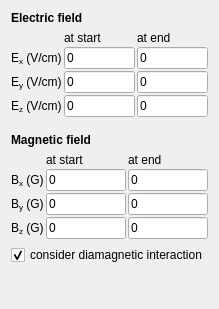
           <widget class="QWidget" name="page">
            <property name="enabled">
             <bool>true</bool>
            </property>
            <property name="geometry">
             <rect>
              <x>0</x>
              <y>0</y>
              <width>200</width>
              <height>309</height>
             </rect>
            </property>
            <attribute name="label">
             <string>Fields</string>
            </attribute>
            <layout class="QVBoxLayout" name="verticalLayout_3">
             <item>
              <widget class="QLabel" name="label_66">
               <property name="font">
                <font>
                 <weight>75</weight>
                 <bold>true</bold>
                </font>
               </property>
               <property name="text">
                <string>Electric field</string>
               </property>
               <property name="textFormat">
                <enum>Qt::AutoText</enum>
               </property>
               <property name="alignment">
                <set>Qt::AlignBottom|Qt::AlignLeading|Qt::AlignLeft</set>
               </property>
               <property name="wordWrap">
                <bool>true</bool>
               </property>
              </widget>
             </item>
             <item>
              <layout class="QGridLayout" name="gridLayout">
               <property name="spacing">
                <number>2</number>
               </property>
               <item row="0" column="1">
                <widget class="QLabel" name="label_46">
                 <property name="text">
                  <string>at start</string>
                 </property>
                </widget>
               </item>
               <item row="3" column="1">
                <widget class="QLineEdit" name="lineedit_system_minEz">
                 <property name="text">
                  <string>0</string>
                 </property>
                </widget>
               </item>
               <item row="1" column="2">
                <widget class="QLineEdit" name="lineedit_system_maxEx">
                 <property name="text">
                  <string>0</string>
                 </property>
                </widget>
               </item>
               <item row="1" column="0">
                <widget class="QLabel" name="label_43">
                 <property name="text">
                  <string>E&lt;sub&gt;x&lt;/sub&gt; (V/cm)</string>
                 </property>
                </widget>
               </item>
               <item row="0" column="2">
                <widget class="QLabel" name="label_47">
                 <property name="text">
                  <string>at end</string>
                 </property>
                </widget>
               </item>
               <item row="3" column="0">
                <widget class="QLabel" name="label_51">
                 <property name="text">
                  <string>E&lt;sub&gt;z&lt;/sub&gt; (V/cm)</string>
                 </property>
                </widget>
               </item>
               <item row="3" column="2">
                <widget class="QLineEdit" name="lineedit_system_maxEz">
                 <property name="text">
                  <string>0</string>
                 </property>
                </widget>
               </item>
               <item row="1" column="1">
                <widget class="QLineEdit" name="lineedit_system_minEx">
                 <property name="text">
                  <string>0</string>
                 </property>
                </widget>
               </item>
               <item row="2" column="1">
                <widget class="QLineEdit" name="lineedit_system_minEy">
                 <property name="text">
                  <string>0</string>
                 </property>
                </widget>
               </item>
               <item row="2" column="2">
                <widget class="QLineEdit" name="lineedit_system_maxEy">
                 <property name="text">
                  <string>0</string>
                 </property>
                </widget>
               </item>
               <item row="2" column="0">
                <widget class="QLabel" name="label_52">
                 <property name="text">
                  <string>E&lt;sub&gt;y&lt;/sub&gt; (V/cm)</string>
                 </property>
                </widget>
               </item>
              </layout>
             </item>
             <item>
              <spacer name="verticalSpacer_6">
               <property name="orientation">
                <enum>Qt::Vertical</enum>
               </property>
               <property name="sizeType">
                <enum>QSizePolicy::Fixed</enum>
               </property>
               <property name="sizeHint" stdset="0">
                <size>
                 <width>20</width>
                 <height>10</height>
                </size>
               </property>
              </spacer>
             </item>
             <item>
              <widget class="QLabel" name="label_71">
               <property name="font">
                <font>
                 <weight>75</weight>
                 <bold>true</bold>
                </font>
               </property>
               <property name="text">
                <string>Magnetic field</string>
               </property>
               <property name="textFormat">
                <enum>Qt::AutoText</enum>
               </property>
               <property name="alignment">
                <set>Qt::AlignBottom|Qt::AlignLeading|Qt::AlignLeft</set>
               </property>
               <property name="wordWrap">
                <bool>true</bool>
               </property>
              </widget>
             </item>
             <item>
              <layout class="QGridLayout" name="gridLayout_2">
               <property name="spacing">
                <number>2</number>
               </property>
               <item row="0" column="1">
                <widget class="QLabel" name="label_48">
                 <property name="text">
                  <string>at start</string>
                 </property>
                </widget>
               </item>
               <item row="3" column="1">
                <widget class="QLineEdit" name="lineedit_system_minBz">
                 <property name="text">
                  <string>0</string>
                 </property>
                </widget>
               </item>
               <item row="1" column="2">
                <widget class="QLineEdit" name="lineedit_system_maxBx">
                 <property name="text">
                  <string>0</string>
                 </property>
                </widget>
               </item>
               <item row="1" column="0">
                <widget class="QLabel" name="label_44">
                 <property name="text">
                  <string>B&lt;sub&gt;x&lt;/sub&gt; (G)</string>
                 </property>
                </widget>
               </item>
               <item row="0" column="2">
                <widget class="QLabel" name="label_49">
                 <property name="text">
                  <string>at end</string>
                 </property>
                </widget>
               </item>
               <item row="3" column="0">
                <widget class="QLabel" name="label_53">
                 <property name="text">
                  <string>B&lt;sub&gt;z&lt;/sub&gt; (G)</string>
                 </property>
                </widget>
               </item>
               <item row="3" column="2">
                <widget class="QLineEdit" name="lineedit_system_maxBz">
                 <property name="text">
                  <string>0</string>
                 </property>
                </widget>
               </item>
               <item row="1" column="1">
                <widget class="QLineEdit" name="lineedit_system_minBx">
                 <property name="text">
                  <string>0</string>
                 </property>
                </widget>
               </item>
               <item row="2" column="1">
                <widget class="QLineEdit" name="lineedit_system_minBy">
                 <property name="text">
                  <string>0</string>
                 </property>
                </widget>
               </item>
               <item row="2" column="2">
                <widget class="QLineEdit" name="lineedit_system_maxBy">
                 <property name="text">
                  <string>0</string>
                 </property>
                </widget>
               </item>
               <item row="2" column="0">
                <widget class="QLabel" name="label_54">
                 <property name="text">
                  <string>B&lt;sub&gt;y&lt;/sub&gt; (G)</string>
                 </property>
                </widget>
               </item>
              </layout>
             </item>
             <item>
              <widget class="QCheckBox" name="checkbox_system_diamagnetic">
               <property name="text">
                <string>consider diamagnetic interaction</string>
               </property>
               <property name="checked">
                <bool>true</bool>
               </property>
              </widget>
             </item>
             <item>
              <spacer name="verticalSpacer_4">
               <property name="orientation">
                <enum>Qt::Vertical</enum>
               </property>
               <property name="sizeHint" stdset="0">
                <size>
                 <width>20</width>
                 <height>0</height>
                </size>
               </property>
              </spacer>
             </item>
            </layout>
           </widget>
